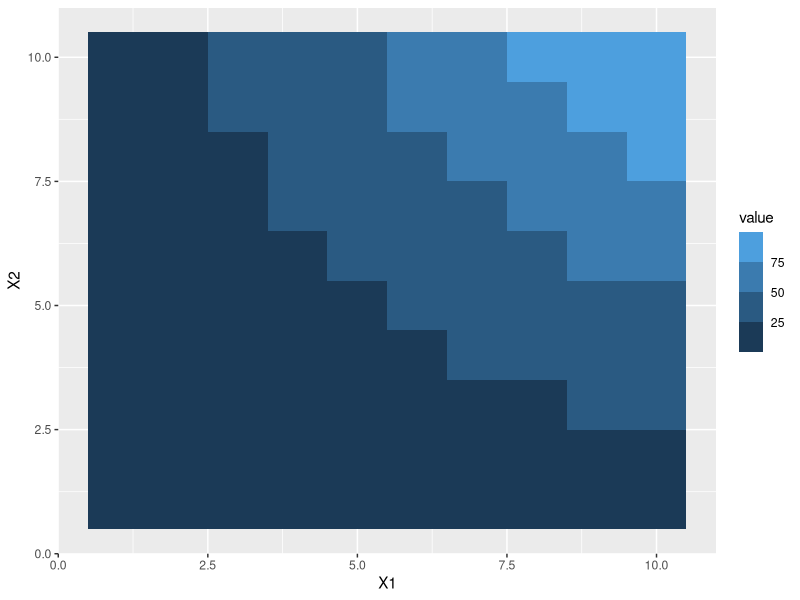
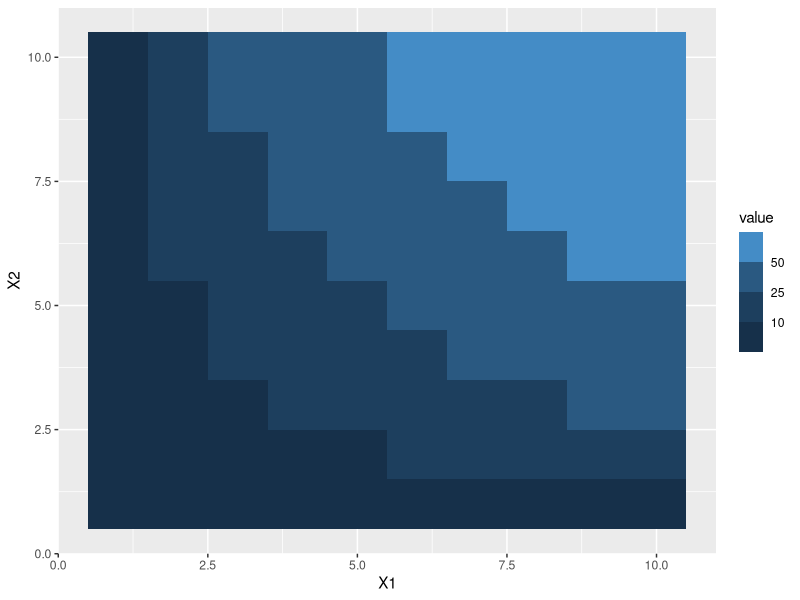
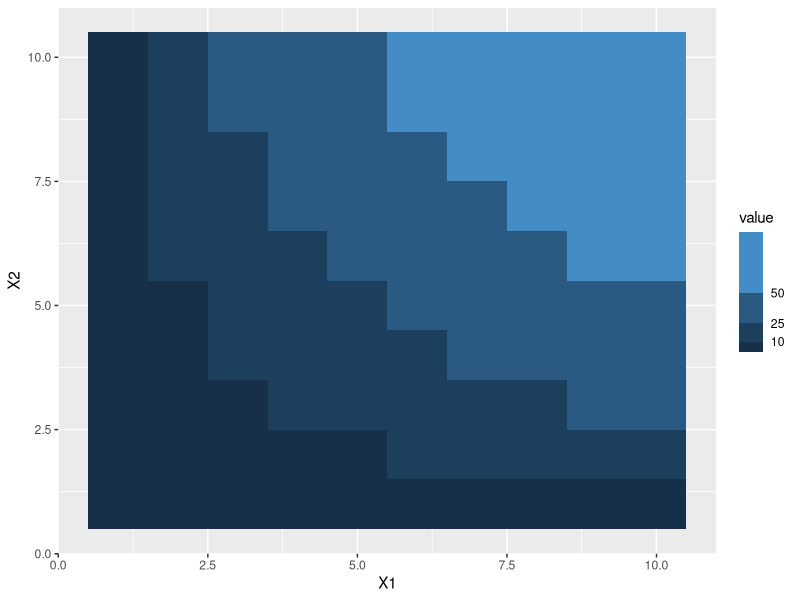
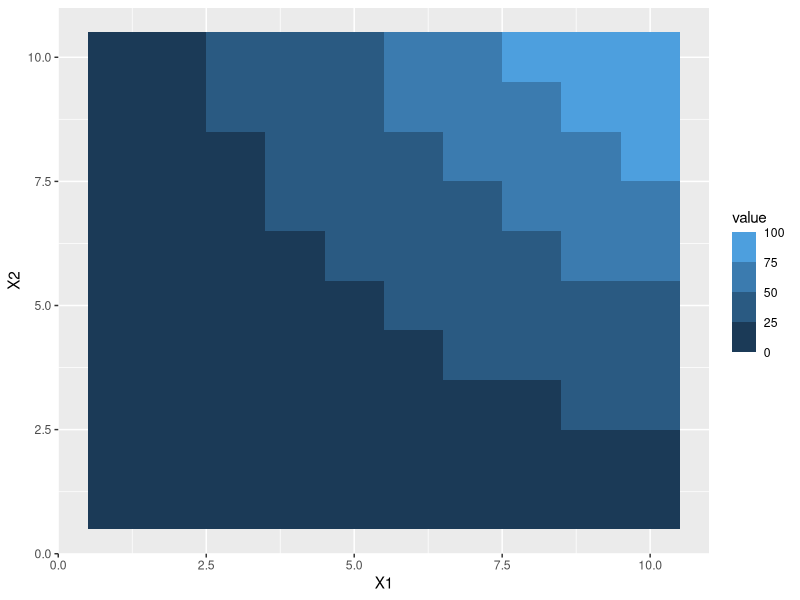
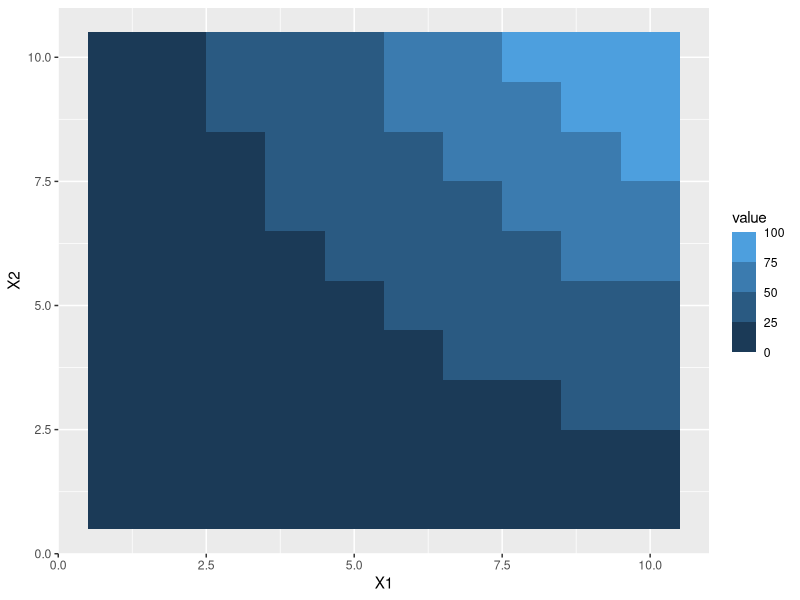

The R script that drew these images, in order:
library(ggplot2)


### Name: guide_coloursteps
### Title: Discretized colourbar guide
### Aliases: guide_coloursteps guide_colorsteps

### ** Examples

df <- expand.grid(X1 = 1:10, X2 = 1:10)
df$value <- df$X1 * df$X2

p <- ggplot(df, aes(X1, X2)) + geom_tile(aes(fill = value))

# Coloursteps guide is the default for binned colour scales
p + scale_fill_binned()

# By default each bin in the guide is the same size irrespectively of how
# their sizes relate in data space
p + scale_fill_binned(breaks = c(10, 25, 50))

# This can be changed with the `even.steps` argument
p + scale_fill_binned(
  breaks = c(10, 25, 50),
  guide = guide_coloursteps(even.steps = FALSE)
)

# By default the limits is not shown, but this can be changed
p + scale_fill_binned(guide = guide_coloursteps(show.limits = TRUE))

# (can also be set in the scale)
p + scale_fill_binned(show.limits = TRUE)




